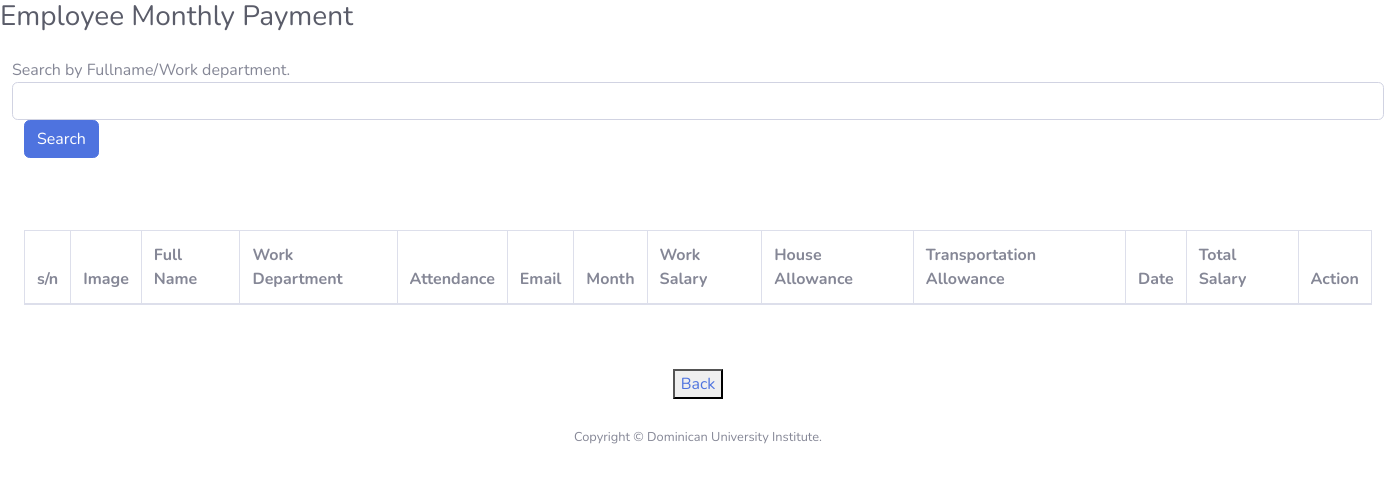
Before: /erms/admin/pay.php with the older database file.
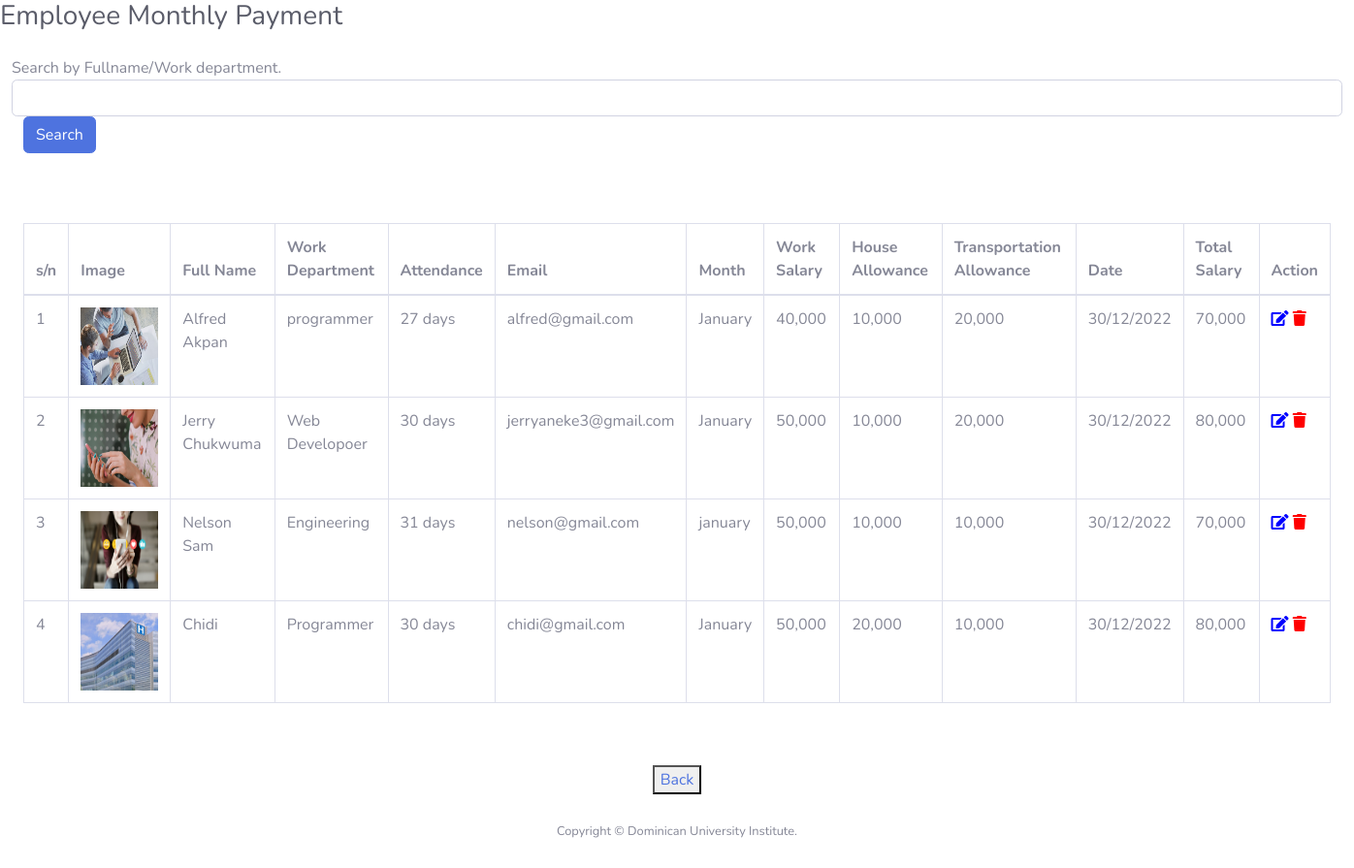
After: the same page with the newer database file.
### tables this page shows
CREATE TABLE `salary` (
  `ID` int(250) NOT NULL,
  `profilpic` varchar(200) NOT NULL,
  `Fullname` varchar(200) NOT NULL,
  `wd` varchar(200) NOT NULL,
  `Hours` varchar(200) NOT NULL,
  `email` varchar(200) NOT NULL,
  `month` varchar(250) NOT NULL,
  `rate` varchar(200) NOT NULL,
  `ha` varchar(200) NOT NULL,
  `ta` varchar(200) NOT NULL,
  `salary` varchar(200) NOT NULL,
  `paydate` varchar(250) NOT NULL
);

### erms/admin/pay.php (the view, shortened to what this page needs)
<?php
include('includes/dbconnection.php');
?>
<!DOCTYPE html>
<html lang="en">
  <head>
  <link href="vendor/fontawesome-free/css/all.min.css" rel="stylesheet" type="text/css">
  <link href="css/sb-admin-2.min.css" rel="stylesheet">
</head>
<body id="page-top">
  <div id="wrapper">
      <div id="content">
          <h1 class="h3 mb-4 text-gray-800">Employee Monthly Payment</h1>
<div class="container-fluid container-fullw bg-white">
<div class="row">
<div class="col-md-12">
<form role="form" method="post" name="search">
<div class="row">
Search by Fullname/Work department.
<input type="text" name="searchdata" id="searchdata" class="form-control" value="" required='true'>
</div>
<button type="submit" name="search" id="submit" class="btn btn-o btn-primary">
Search
</button>
</form>
<br><br><br>
  <table border="1" class="table table-bordered">
<thead>
<tr>
<th class="center">s/n</th>
  <th>Image</th>
<th>Full Name</th>
<th>Work Department</th>
<th>Attendance</th>
<th>Email</th>
<th>Month</th>
<th>Work Salary</th>
<th>House Allowance</th>
<th>Transportation Allowance</th>
<th>Date</th>
<th>Total Salary</th>
<th>Action</th>
</tr>
</thead>
<tbody>
<?php
$query= "SELECT * FROM salary";
$sql=mysqli_query($con, $query);
$cnt=1;
if (mysqli_num_rows($sql)>0)
{
 foreach ($sql as $salary) {
?>
<tr>
  <td><?php echo $cnt;?></td>
  <td><img src="../img/emprofilepic/<?= $salary['profilpic'];?>" width="80" height="80"></td>
  <td><?= $salary['Fullname']?></td>
  <td><?= $salary['wd']?></td>
  <td><?= $salary['Hours']?></td>
  <td><?= $salary['email']?></td>
    <td><?= $salary['month']?></td>
  <td><?= $salary['rate']?></td>
  <td><?= $salary['ha']?></td>
  <td><?= $salary['ta']?></td>
    <td><?= $salary['paydate']?></td>
  <td><?= $salary['salary']?></td>
  <td>
     <a href="uppay.php?id=<?=$salary['ID'];?>"   title="edit"><i class="fa fa-edit" style="color: blue;"></i></a>
  <a onclick="return confirm('Are you sure, you want to delete?')" href="deletepay.php?id=<?=$salary['ID']; ?>"  title="delete" ><i class="fa fa-trash" style="color: red;"></i></a>
    </td>
</tr>
<?php
$cnt=$cnt+1;
 }
   }
      ?>
</tbody>
</table>
<br>
          <br>
          <center>
<button><a href="welcome.php" style="text-decoration: none;">Back</a></button>
</center>
</div>
</div>
</div>
</div>
</div>
  <?php include('includes/footer.php');?>
  </body>
</html>

Changed rows visible on the page:
added salary: profilpic (picture), Fullname "Alfred Akpan", wd "programmer", Hours "27 days", email "alfred@gmail.com", month "January", rate "40,000", ha "10,000", ta "20,000", paydate "30/12/2022", salary "70,000"
added salary: profilpic (picture), Fullname "Jerry Chukwuma", wd "Web Developoer", Hours "30 days", email "jerryaneke3@gmail.com", month "January", rate "50,000", ha "10,000", ta "20,000", paydate "30/12/2022", salary "80,000"
added salary: profilpic (picture), Fullname "Nelson Sam", wd "Engineering", Hours "31 days", email "nelson@gmail.com", month "january", rate "50,000", ha "10,000", ta "10,000", paydate "30/12/2022", salary "70,000"
added salary: profilpic (picture), Fullname "Chidi", wd "Programmer", Hours "30 days", email "chidi@gmail.com", month "January", rate "50,000", ha "20,000", ta "10,000", paydate "30/12/2022", salary "80,000"
